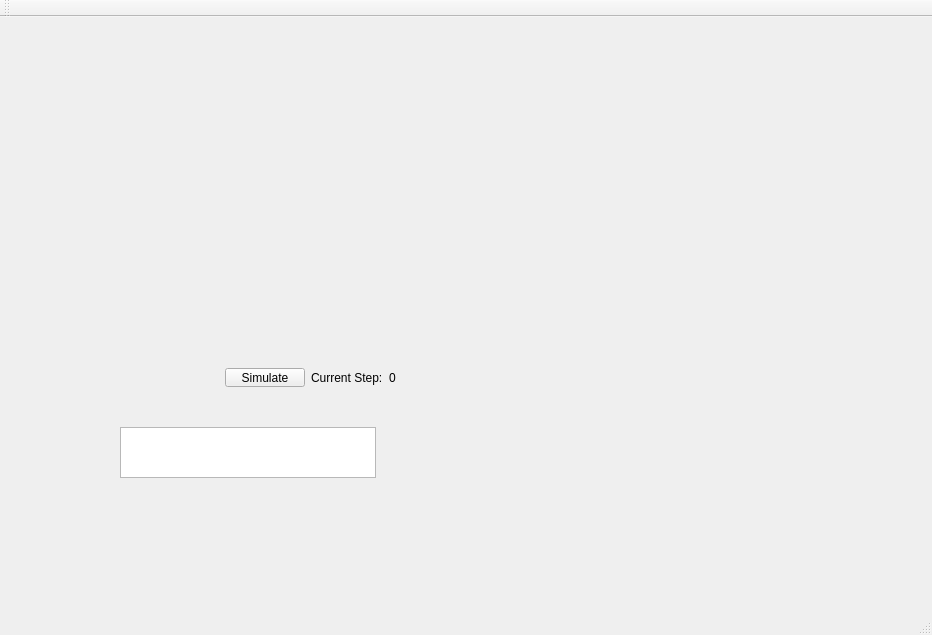
<?xml version="1.0" encoding="UTF-8"?>
<ui version="4.0">
 <class>MainWindow</class>
 <widget class="QMainWindow" name="MainWindow">
  <property name="geometry">
   <rect>
    <x>0</x>
    <y>0</y>
    <width>932</width>
    <height>635</height>
   </rect>
  </property>
  <property name="windowTitle">
   <string>MainWindow</string>
  </property>
  <widget class="QWidget" name="centralWidget">
   <property name="sizePolicy">
    <sizepolicy hsizetype="Expanding" vsizetype="Expanding">
     <horstretch>0</horstretch>
     <verstretch>0</verstretch>
    </sizepolicy>
   </property>
   <widget class="QListView" name="listView">
    <property name="geometry">
     <rect>
      <x>120</x>
      <y>410</y>
      <width>256</width>
      <height>51</height>
     </rect>
    </property>
   </widget>
   <widget class="QWidget" name="">
    <property name="geometry">
     <rect>
      <x>150</x>
      <y>340</y>
      <width>321</width>
      <height>41</height>
     </rect>
    </property>
    <layout class="QHBoxLayout" name="horizontalLayout">
     <item>
      <spacer name="horizontalSpacer_3">
       <property name="orientation">
        <enum>Qt::Horizontal</enum>
       </property>
       <property name="sizeHint" stdset="0">
        <size>
         <width>40</width>
         <height>20</height>
        </size>
       </property>
      </spacer>
     </item>
     <item>
      <widget class="QPushButton" name="RunBtn">
       <property name="text">
        <string>Simulate</string>
       </property>
      </widget>
     </item>
     <item>
      <widget class="QLabel" name="label">
       <property name="text">
        <string>Current Step:</string>
       </property>
      </widget>
     </item>
     <item>
      <widget class="QLabel" name="postProcNum">
       <property name="text">
        <string>0</string>
       </property>
      </widget>
     </item>
     <item>
      <spacer name="horizontalSpacer_4">
       <property name="orientation">
        <enum>Qt::Horizontal</enum>
       </property>
       <property name="sizeHint" stdset="0">
        <size>
         <width>40</width>
         <height>20</height>
        </size>
       </property>
      </spacer>
     </item>
    </layout>
   </widget>
   <widget class="QWidget" name="">
    <property name="geometry">
     <rect>
      <x>90</x>
      <y>10</y>
      <width>361</width>
      <height>301</height>
     </rect>
    </property>
    <layout class="QGridLayout" name="gridLayout">
     <item row="0" column="1">
      <spacer name="verticalSpacer_2">
       <property name="orientation">
        <enum>Qt::Vertical</enum>
       </property>
       <property name="sizeType">
        <enum>QSizePolicy::Fixed</enum>
       </property>
       <property name="sizeHint" stdset="0">
        <size>
         <width>20</width>
         <height>40</height>
        </size>
       </property>
      </spacer>
     </item>
     <item row="1" column="0">
      <spacer name="horizontalSpacer_2">
       <property name="orientation">
        <enum>Qt::Horizontal</enum>
       </property>
       <property name="sizeType">
        <enum>QSizePolicy::Fixed</enum>
       </property>
       <property name="sizeHint" stdset="0">
        <size>
         <width>40</width>
         <height>20</height>
        </size>
       </property>
      </spacer>
     </item>
     <item row="1" column="2">
      <spacer name="horizontalSpacer">
       <property name="orientation">
        <enum>Qt::Horizontal</enum>
       </property>
       <property name="sizeType">
        <enum>QSizePolicy::Fixed</enum>
       </property>
       <property name="sizeHint" stdset="0">
        <size>
         <width>40</width>
         <height>20</height>
        </size>
       </property>
      </spacer>
     </item>
     <item row="2" column="1">
      <spacer name="verticalSpacer_3">
       <property name="orientation">
        <enum>Qt::Vertical</enum>
       </property>
       <property name="sizeType">
        <enum>QSizePolicy::Fixed</enum>
       </property>
       <property name="sizeHint" stdset="0">
        <size>
         <width>20</width>
         <height>40</height>
        </size>
       </property>
      </spacer>
     </item>
     <item row="1" column="1">
      <widget class="QVTKWidget" name="qvtkWidget"/>
     </item>
    </layout>
   </widget>
  </widget>
  <widget class="QMenuBar" name="menuBar">
   <property name="geometry">
    <rect>
     <x>0</x>
     <y>0</y>
     <width>932</width>
     <height>25</height>
    </rect>
   </property>
  </widget>
  <widget class="QToolBar" name="mainToolBar">
   <attribute name="toolBarArea">
    <enum>TopToolBarArea</enum>
   </attribute>
   <attribute name="toolBarBreak">
    <bool>false</bool>
   </attribute>
  </widget>
  <widget class="QStatusBar" name="statusBar"/>
 </widget>
 <layoutdefault spacing="6" margin="11"/>
 <customwidgets>
  <customwidget>
   <class>QVTKWidget</class>
   <extends>QWidget</extends>
   <header>QVTKWidget.h</header>
  </customwidget>
 </customwidgets>
 <resources/>
 <connections/>
</ui>
